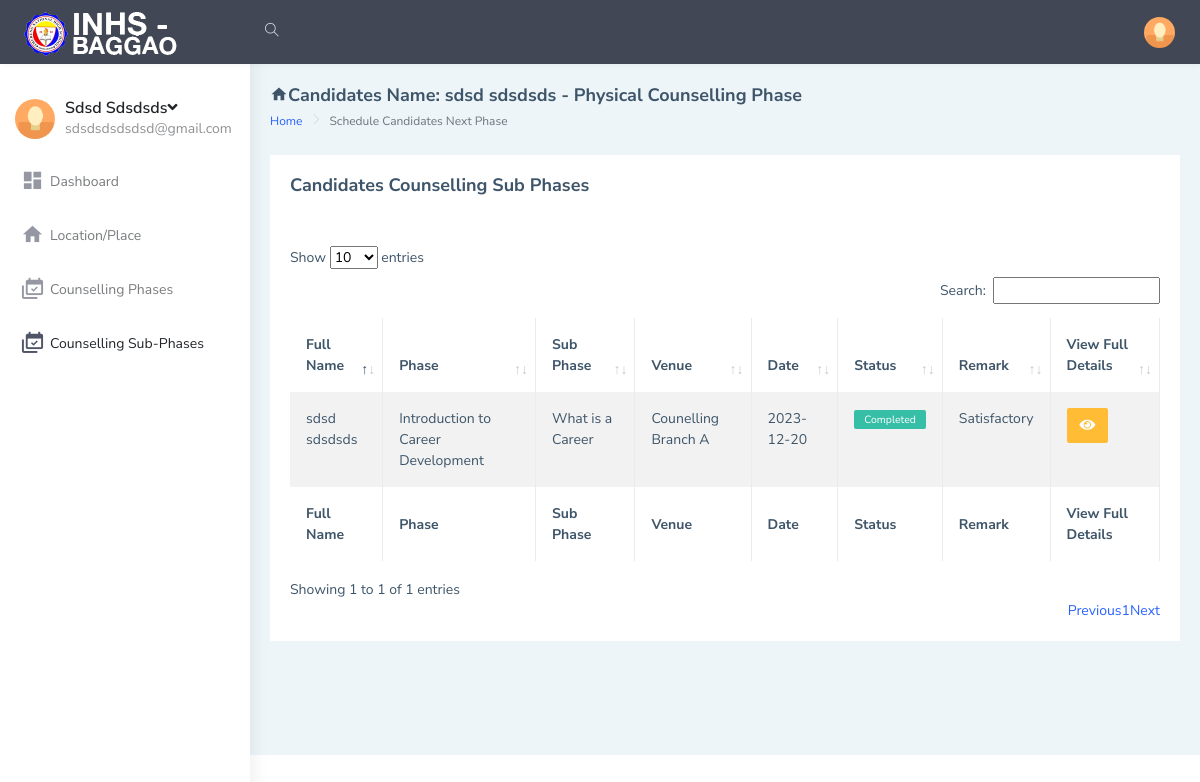
The page /student/schedule2.php (signed in) on the database its author committed.
### tables this page shows
CREATE TABLE `users_tbl` (
  `id` int(10) NOT NULL,
  `firstName` varchar(50) DEFAULT NULL,
  `lastName` varchar(50) DEFAULT NULL,
  `emailAddress` varchar(50) DEFAULT NULL,
  `password` varchar(20) DEFAULT NULL,
  `phoneNo` varchar(20) DEFAULT NULL,
  `address` text DEFAULT NULL,
  `dob` varchar(20) DEFAULT NULL,
  `gender` varchar(10) DEFAULT NULL,
  `hobbies` text DEFAULT NULL,
  `course` varchar(50) DEFAULT NULL,
  `qualification` varchar(50) DEFAULT NULL,
  `qualificationGrade` varchar(50) DEFAULT NULL,
  `skills` text DEFAULT NULL,
  `scheduleTypeId` varchar(10) DEFAULT NULL,
  `dateCreated` varchar(20) DEFAULT NULL
);

CREATE TABLE `scheduletype_tbl` (
  `id` int(10) NOT NULL,
  `typeName` varchar(20) DEFAULT NULL
);

CREATE TABLE `substagetracker_tbl` (
  `id` int(10) NOT NULL,
  `userId` varchar(20) DEFAULT NULL,
  `stageId` varchar(20) DEFAULT NULL,
  `subStageId` varchar(20) DEFAULT NULL,
  `venue` text DEFAULT NULL,
  `scheduleDate` varchar(50) DEFAULT NULL,
  `fromTime` varchar(20) DEFAULT NULL,
  `toTime` varchar(20) DEFAULT NULL,
  `videoLink` text DEFAULT NULL,
  `status` varchar(50) DEFAULT NULL,
  `dateStarted` varchar(255) NOT NULL,
  `dateCompleted` text DEFAULT NULL,
  `remark` text DEFAULT NULL,
  `dateCreated` varchar(50) DEFAULT NULL
);

CREATE TABLE `stages_tbl` (
  `id` int(10) NOT NULL,
  `stageNo` varchar(10) DEFAULT NULL,
  `stageName` varchar(255) DEFAULT NULL,
  `description` text DEFAULT NULL,
  `remarks` text DEFAULT NULL,
  `objectives` text DEFAULT NULL,
  `material` text DEFAULT NULL,
  `videoLink` text DEFAULT NULL,
  `dateCreated` varchar(20) DEFAULT NULL
);

CREATE TABLE `substage_tbl` (
  `id` int(10) NOT NULL,
  `stageId` varchar(10) DEFAULT NULL,
  `subStageNo` varchar(10) DEFAULT NULL,
  `subStageName` varchar(255) DEFAULT NULL,
  `description` text DEFAULT NULL,
  `remark` text DEFAULT NULL,
  `objectives` text DEFAULT NULL,
  `dateCreated` varchar(20) DEFAULT NULL
);

### student/includes/session.php (called while the page is built, shortened)
<?php
include('dbconnection.php');
if (isset($_SESSION['user_id']))
{
    $user_id = $_SESSION['user_id'];
    $que=mysqli_query($con,"select * from users_tbl where id ='$user_id'");
    $ret=mysqli_fetch_array($que);
    $fullName = $ret['firstName'].' '.$ret['lastName'];
    $qoue=mysqli_query($con,"select * from scheduletype_tbl where id ='$ret[scheduleTypeId]'");
    $rros=mysqli_fetch_array($qoue);
    $scheduleType = $rros['typeName'];
}
else{
  echo "<script type = \"text/javascript\">
  window.location = (\"../index.php\");
  </script>";
}
?>

### student/schedule2.php (the view, shortened to what this page needs)
<!DOCTYPE html>
<html dir="ltr" lang="en">
<?php
include('includes/session.php');
include('includes/header.php');
?>
<body>
    <div id="main-wrapper" data-layout="vertical" data-navbarbg="skin5" data-sidebartype="full"
        data-sidebar-position="absolute" data-header-position="absolute" data-boxed-layout="full">
        <?php include 'includes/topbar.php'?>
        <?php include 'includes/sidebar.php'?>
        <div class="page-wrapper">
            <div class="page-breadcrumb">
                <div class="row align-items-center">
                    <div class="col-10">
                        <h4 class="page-title"><i class="mdi mdi-home"></i>Candidates Name: <?php echo $fullName;?> - <?php echo $scheduleType;?> Counselling Phase</h4>
                        <div class="d-flex align-items-center">
                            <nav aria-label="breadcrumb">
                                <ol class="breadcrumb">
                                    <li class="breadcrumb-item"><a href="#">Home</a></li>
                                    <li class="breadcrumb-item active" aria-current="page">Schedule Candidates Next Phase</li>
                                </ol>
                            </nav>
                        </div>
                    </div>
                </div>
            </div>
            <div class="container-fluid">
                <div class="row">
                    <div class="col-lg-12 col-xlg-12 col-md-12">
                        <div class="card">
                            <div class="card-body">
                            <h4 class="page-title">Candidates Counselling Sub Phases</h4>
                                <br><br>
                                <table id="example" class="table table-striped table-bordered" style="width:100%">
                                    <thead>
                                        <tr>
                                            <th>Full Name</th>
                                            <th>Phase</th>
                                            <th>Sub Phase</th>
                                            <th>Venue</th>
                                            <th>Date</th>
                                            <th>Status</th>
                                            <th>Remark</th>
                                            <th>View Full Details</th>
                                        </tr>
                                    </thead>
                                    <tbody>
                                    <?php
                                        $que=mysqli_query($con,"SELECT substagetracker_tbl.id, substagetracker_tbl.userId,substagetracker_tbl.stageId,
                                        substagetracker_tbl.subStageId,substagetracker_tbl.venue,substagetracker_tbl.scheduleDate,substagetracker_tbl.fromTime,
                                        substagetracker_tbl.toTime,substagetracker_tbl.videoLink,substagetracker_tbl.status,
                                        substagetracker_tbl.dateStarted,substagetracker_tbl.dateCompleted,substagetracker_tbl.remark,
                                        users_tbl.firstName,users_tbl.lastName,stages_tbl.stageName,stages_tbl.stageNo,
                                        substage_tbl.subStageName,substage_tbl.subStageNo
                                        from substagetracker_tbl
                                        INNER JOIN stages_tbl ON stages_tbl.id = substagetracker_tbl.stageId
                                        INNER JOIN users_tbl ON users_tbl.id = substagetracker_tbl.userId
                                        INNER JOIN substage_tbl ON substage_tbl.id = substagetracker_tbl.subStageId
                                        where substagetracker_tbl.userId = '$user_id'
                                        ORDER BY substage_tbl.subStageNo ASC");
                                        while ($row=mysqli_fetch_array($que)) {
                                        ?>
                                        <tr>
                                            <td><?php echo $row['firstName'].' '.$row['lastName'];?></td>
                                            <td><?php echo $row['stageName'];?></td>
                                            <td><?php echo $row['subStageName'];?></td>
                                            <td><?php echo $row['venue'];?></td>
                                            <td><?php echo $row['scheduleDate'];?></td>
                                            <td>
                                            <?php if($row['status'] == 'InProgress'){echo '<label class="label label-info">'.$row['status'].'</label>';}
                                                    else{echo '<label class="label label-success">'.$row['status'].'</label>';}?>
                                            </td>
                                            <td><?php echo $row['remark'];?></td>
                                            <td><a href="fullDetails.php?viewid=<?php echo $row['id'];?>" class="btn btn-warning"><i class="fa fa-eye"></i></a></td>
                                        </tr>
                                        <?php
                                        }
                                    ?>
                                    </tbody>
                                        <tfoot>
                                            <tr>
                                                <th>Full Name</th>
                                                <th>Phase</th>
                                                <th>Sub Phase</th>
                                                <th>Venue</th>
                                                <th>Date</th>
                                                <th>Status</th>
                                                <th>Remark</th>
                                                <th>View Full Details</th>
                                            </tr>
                                    </tfoot>
                                </table>
                            </div>
                        </div>
                    </div>
                </div>
            </div>
        </div>
    </div>
</body>
</html>

### student/includes/sidebar.php (shortened to what this page needs)
<aside class="left-sidebar" data-sidebarbg="skin6">
    <div class="scroll-sidebar">
        <nav class="sidebar-nav">
            <ul id="sidebarnav">
                <li>
                    <div class="user-profile d-flex no-block dropdown m-t-20">
                        <div class="user-pic"><img src="../assets/images/users/1.jpg" alt="users"
                                class="rounded-circle" width="40" /></div>
                        <div class="user-content hide-menu m-l-10">
                            <a href="#" class="" id="Userdd" role="button"
                                data-bs-toggle="dropdown" aria-haspopup="true" aria-expanded="false">
                                <h5 class="m-b-0 user-name font-medium"><?php echo ucfirst($ret['firstName'])." ".ucfirst($ret['lastName']);?><i
                                        class="fa fa-angle-down"></i></h5>
                                <span class="op-5 user-email"><?php echo $ret['emailAddress'];?></span>
                            </a>
                        </div>
                    </div>
                </li>
                <li class="sidebar-item"> <a class="sidebar-link waves-effect waves-dark sidebar-link"
                        href="index.php" aria-expanded="false"><i class="mdi mdi-view-dashboard"></i><span
                            class="hide-menu">Dashboard</span></a></li>
                <li class="sidebar-item"> <a class="sidebar-link waves-effect waves-dark sidebar-link"
                    href="branch.php" aria-expanded="false"><i class="mdi mdi-home"></i><span
                class="hide-menu">Location/Place</span></a></li>
                <li class="sidebar-item"> <a class="sidebar-link waves-effect waves-dark sidebar-link"
                    href="schedule.php" aria-expanded="false"><i class="mdi mdi-calendar-multiple-check"></i><span
                class="hide-menu">Counselling Phases</span></a></li>
                <li class="sidebar-item"> <a class="sidebar-link waves-effect waves-dark sidebar-link"
                    href="schedule2.php" aria-expanded="false"><i class="mdi mdi-calendar-multiple-check"></i><span
                class="hide-menu">Counselling Sub-Phases</span></a></li>
            </ul>
        </nav>
    </div>
</aside>

### rows shown on the page
users_tbl: firstName "Sdsd", lastName "Sdsdsds", emailAddress "sdsdsdsdsdsd@gmail.com", fullName "sdsd sdsdsds"
scheduletype_tbl: typeName "Physical"
substagetracker_tbl: users_tbl.firstName "sdsd", users_tbl.lastName "sdsdsds", stages_tbl.stageName "Introduction to Career Development", substage_tbl.subStageName "What is a Career", venue "Counelling Branch A", scheduleDate "2023-12-20", status "Completed", remark "Satisfactory"
